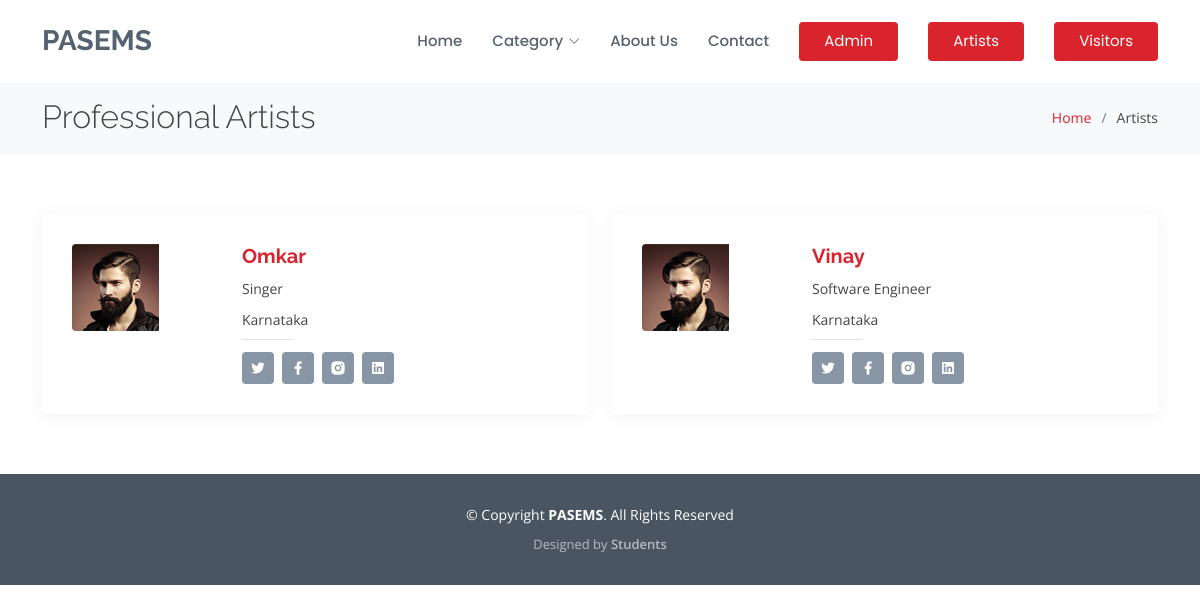
Page /dashboard.php on the committed database.
### tables this page shows
CREATE TABLE `users` (
  `id` int(11) NOT NULL,
  `fullName` varchar(255) DEFAULT NULL,
  `userEmail` varchar(255) DEFAULT NULL,
  `password` varchar(255) DEFAULT NULL,
  `contactNo` bigint(11) DEFAULT NULL,
  `address` tinytext DEFAULT NULL,
  `State` varchar(255) DEFAULT NULL,
  `categoryName` varchar(255) DEFAULT NULL,
  `pincode` int(6) DEFAULT NULL,
  `servicedetails` tinytext NOT NULL,
  `facebook` varchar(25) NOT NULL,
  `instagram` varchar(25) NOT NULL,
  `twitter` varchar(25) NOT NULL,
  `linkedin` varchar(25) NOT NULL,
  `userImage` varchar(255) DEFAULT NULL,
  `regDate` timestamp NOT NULL DEFAULT current_timestamp(),
  `updationDate` timestamp NULL DEFAULT NULL,
  `status` int(1) DEFAULT 0
);

### dashboard.php (the view, shortened to what this page needs)
<?php
include('include/config.php');
if(strlen($_SESSION['login'])==1)
  {
header('location:index.php');
}
else{
?>
<!DOCTYPE html>
<html lang="en">
<head>
  <link href="assets/vendor/animate.css/animate.min.css" rel="stylesheet">
  <link href="assets/vendor/bootstrap/css/bootstrap.min.css" rel="stylesheet">
  <link href="assets/vendor/bootstrap-icons/bootstrap-icons.css" rel="stylesheet">
  <link href="assets/vendor/boxicons/css/boxicons.min.css" rel="stylesheet">
  <link href="assets/vendor/glightbox/css/glightbox.min.css" rel="stylesheet">
  <link href="assets/vendor/remixicon/remixicon.css" rel="stylesheet">
  <link href="assets/vendor/swiper/swiper-bundle.min.css" rel="stylesheet">
  <link href="assets/css/style.css" rel="stylesheet">
</head>
<body>
  <header id="header" class="fixed-top d-flex align-items-center">
    <div class="container d-flex align-items-center">
      <h1 class="logo me-auto"><a href="index.php">PASEMS</a></h1>
      <nav id="navbar" class="navbar">
        <ul>
          <li><a href="index.php">Home</a></li>
		  <li class="dropdown"><a href="#"><span>Category</span> <i class="bi bi-chevron-down"></i></a>
          </li>
          <li><a href="about.php">About Us</a></li>
          <li><a href="contact.php">Contact</a></li>
          <li><a href="admin" class="getstarted">Admin</a></li>
          <li><a href="users" class="getstarted">Artists</a></li>
          <li><a href="visitors" class="getstarted">Visitors</a></li>
        </ul>
      </nav>
    </div>
  </header>
  <main id="main">
    <section id="breadcrumbs" class="breadcrumbs">
      <div class="container">
        <div class="d-flex justify-content-between align-items-center">
          <h2>Professional Artists</h2>
          <ol>
            <li><a href="index.html">Home</a></li>
            <li>Artists</li>
          </ol>
        </div>
      </div>
    </section>
    <section id="team" class="team ">
      <div class="container">
        <div class="row">
<?php $query=mysqli_query($con,"select * from users where status=1");
while($row=mysqli_fetch_array($query))
{
?>
          <div class="col-lg-6">
            <div class="member d-flex align-items-start">
              <div class="pic"><img src="users/userimages/<?php echo htmlentities($row['userImage']);?>" class="img-fluid" alt=""></div>
              <div class="member-info">
                <h4><a href="team-details.php?uid=<?php echo htmlentities($row['fullName']);?>"><?php echo htmlentities($row['fullName']);?></a></h4>
                <p><?php echo htmlentities($row['categoryName']);?></p>
                <p><?php echo htmlentities($row['State']);?></p>
                <span></span>
                <div class="social">
                  <a href="<?php echo htmlentities($row['twitter']);?>"><i class="ri-twitter-fill"></i></a>
                  <a href="<?php echo htmlentities($row['instagram']);?>"><i class="ri-facebook-fill"></i></a>
                  <a href="<?php echo htmlentities($row['facebook']);?>"><i class="ri-instagram-fill"></i></a>
                  <a href="<?php echo htmlentities($row['linkedin']);?>"> <i class="ri-linkedin-box-fill"></i> </a>
                </div>
              </div>
            </div>
          </div>
<?php } ?>
        </div>
      </div>
    </section>
  </main>
  <footer id="footer">
    <div class="container">
      <div class="copyright">
        &copy; Copyright <strong><span>PASEMS</span></strong>. All Rights Reserved
      </div>
      <div class="credits">
        Designed by <a href="#">Students</a>
      </div>
    </div>
  </footer>
</body>
</html><?php }?>

### assets/css/style.css (style rules this page uses)
body { font-family: "Open Sans", sans-serif; color: #444444; }
a { text-decoration: none; color: #d9232d; }
h1, h2, h3, h4, h5, h6 { font-family: "Raleway", sans-serif; }
#header { background: white; transition: all 0.5s; z-index: 997; padding: 20px 0; }
#header .logo { font-size: 28px; margin: 0; padding: 0; line-height: 1; font-weight: 700; text-transform: uppercase; }
#header .logo a { color: #556270; }
.navbar { padding: 0; }
.navbar ul { margin: 0; padding: 0; display: flex; list-style: none; align-items: center; }
.navbar li { position: relative; }
.navbar a, .navbar a:focus { display: flex; align-items: center; justify-content: space-between; padding: 10px 0 10px 30px; font-family: "Poppins", sans-serif; font-size: 15px; font-weight: 500; color: #556270; white-space: nowrap; transition: 0.3s; }
.navbar a i, .navbar a:focus i { font-size: 12px; line-height: 0; margin-left: 5px; }
.navbar .getstarted, .navbar .getstarted:focus { background: #d9232d; padding: 8px 25px; margin-left: 30px; border-radius: 4px; font-weight: 400; color: #fff; }
section { padding: 60px 0; overflow: hidden; }
.breadcrumbs { padding: 18px 0; background: #f8f9fa; min-height: 40px; margin-top: 80px; }
.breadcrumbs h2 { font-size: 32px; font-weight: 300; margin: 0; }
.breadcrumbs ol { display: flex; flex-wrap: wrap; list-style: none; padding: 0; margin: 0; font-size: 14px; }
.breadcrumbs ol li + li { padding-left: 10px; }
.breadcrumbs ol li + li::before { display: inline-block; padding-right: 10px; color: #6b7b8d; content: "/"; }
.team .member { position: relative; box-shadow: 0px 2px 15px rgba(85, 98, 112, 0.08); padding: 30px; border-radius: 4px; background: white; }
.team .member .pic { overflow: hidden; width: 140px; border-radius: 4px; }
.team .member .pic img { transition: ease-in-out 0.3s; }
.team .member .member-info { padding-left: 30px; }
.team .member h4 { font-weight: 700; margin-bottom: 5px; font-size: 20px; color: #556270; }
.team .member span { display: block; font-size: 15px; padding-bottom: 10px; position: relative; font-weight: 500; }
.team .member span::after { content: ""; position: absolute; display: block; width: 50px; height: 1px; background: #dee2e6; bottom: 0; left: 0; }
.team .member p { margin: 10px 0 0 0; font-size: 14px; }
.team .member .social { margin-top: 12px; display: flex; align-items: center; justify-content: flex-start; }
.team .member .social a { transition: ease-in-out 0.3s; display: flex; align-items: center; justify-content: center; border-radius: 4px; width: 32px; height: 32px; background: #8795a4; }
.team .member .social a i { color: #fff; font-size: 16px; margin: 0 2px; }
.team .member .social a + a { margin-left: 8px; }
#footer { background: #4a5562; padding: 0 0 30px 0; color: #fff; font-size: 14px; }
#footer .copyright { text-align: center; padding-top: 30px; }
#footer .credits { padding-top: 10px; text-align: center; font-size: 13px; color: rgba(255, 255, 255, 0.6); }
#footer .credits a { color: rgba(255, 255, 255, 0.6); transition: 0.3s; font-weight: 600; }

### rows in the picture
users: userImage (picture), fullName "Omkar", categoryName "Singer", State "Karnataka"
users: userImage (picture), fullName "Vinay", categoryName "Software Engineer", State "Karnataka"
